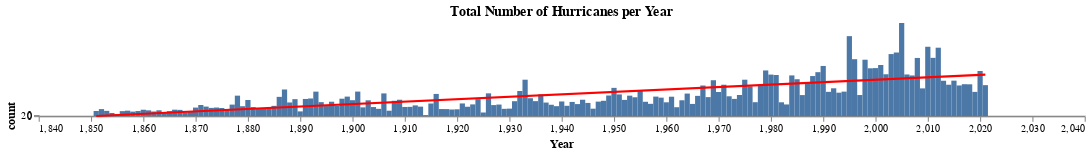

Here is the notebook cell this chart was saved with:
### Code cell
# Chart
hurricanes = alt.Chart(counts).mark_bar().encode(
    x=alt.X('Year'),
    y=alt.Y('count', scale=alt.Scale(domain=[0, 20])),
    tooltip=['Year', 'count:Q']
).properties(
    width=1000,
    height=1,  # Adjust the height as needed
    title='Total Number of Hurricanes per Year'
)

# Trendline
trendline = hurricanes.transform_regression('Year', 'count').mark_line(color='red')

# Combine the chart and trendline
chart_with_trendline = (hurricanes + trendline)

# Display the chart
chart_with_trendline

### Figure 1 — Vega-Lite specification as saved in the notebook (floating-point values rounded to 4 significant figures; data arrays with more than 128 entries replaced by an {"elided": "..."} marker saying what was removed)
{"config": {"view": {"continuousWidth": 300, "continuousHeight": 300}}, "layer": [{"mark": {"type": "bar"}, "encoding": {"tooltip": [{"field": "Year", "type": "quantitative"}, {"field": "count", "type": "quantitative"}], "x": {"field": "Year", "type": "quantitative"}, "y": {"field": "count", "scale": {"domain": [0, 20]}, "type": "quantitative"}}, "title": "Total Number of Hurricanes per Year"}, {"mark": {"type": "line", "color": "red"}, "encoding": {"tooltip": [{"field": "Year", "type": "quantitative"}, {"field": "count", "type": "quantitative"}], "x": {"field": "Year", "type": "quantitative"}, "y": {"field": "count", "scale": {"domain": [0, 20]}, "type": "quantitative"}}, "title": "Total Number of Hurricanes per Year", "transform": [{"on": "Year", "regression": "count"}]}], "data": {"name": "data-27e21e8fab0b1c1879b1572cf91f58bb"}, "height": 1, "width": 1000, "$schema": "https://vega.github.io/schema/vega-lite/v5.16.3.json", "datasets": {"data-27e21e8fab0b1c1879b1572cf91f58bb": {"elided": "171 records"}}}
